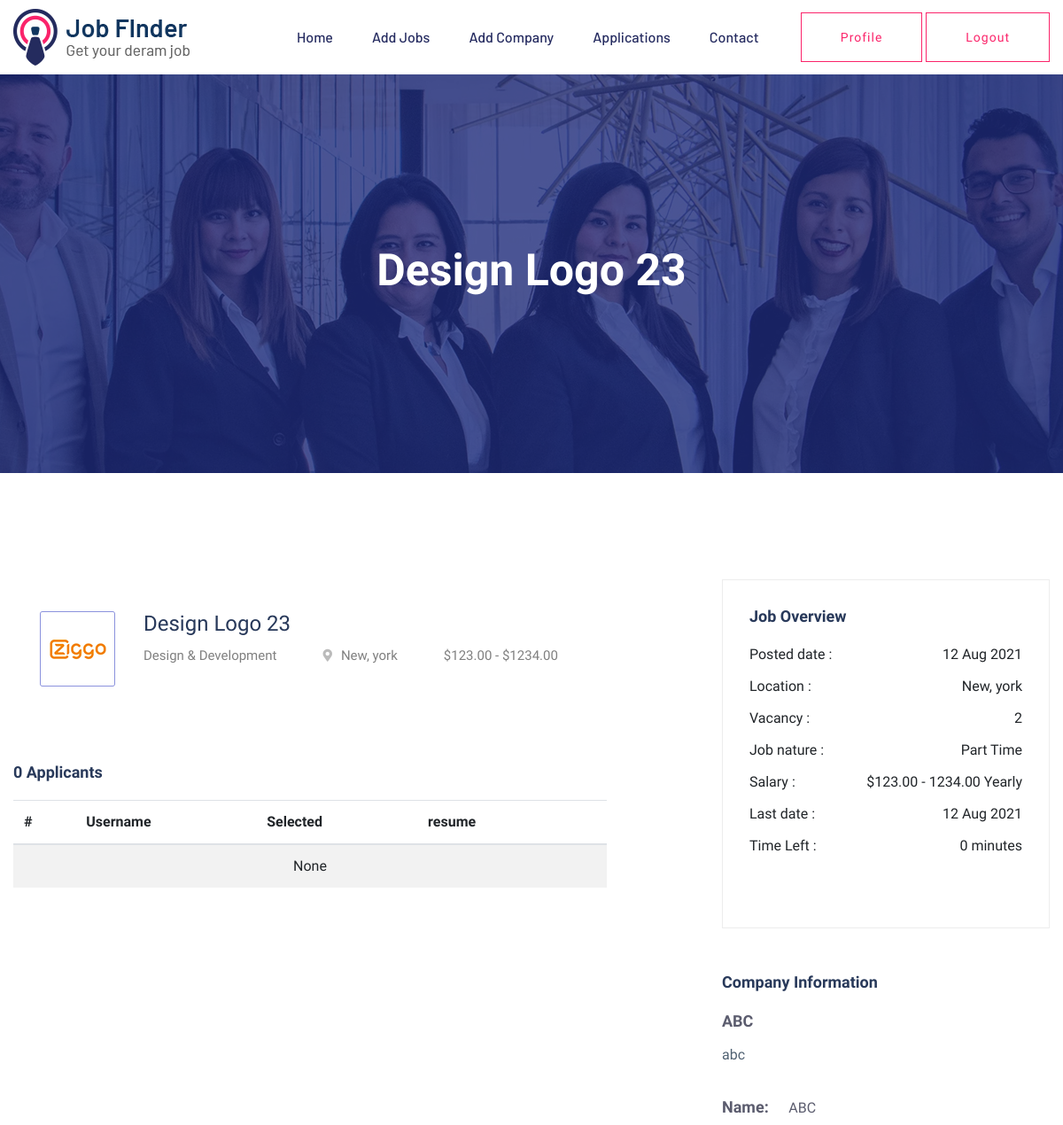
The page /application-detail/design-logo-23/ (signed in, upper part) on the database as committed earlier.
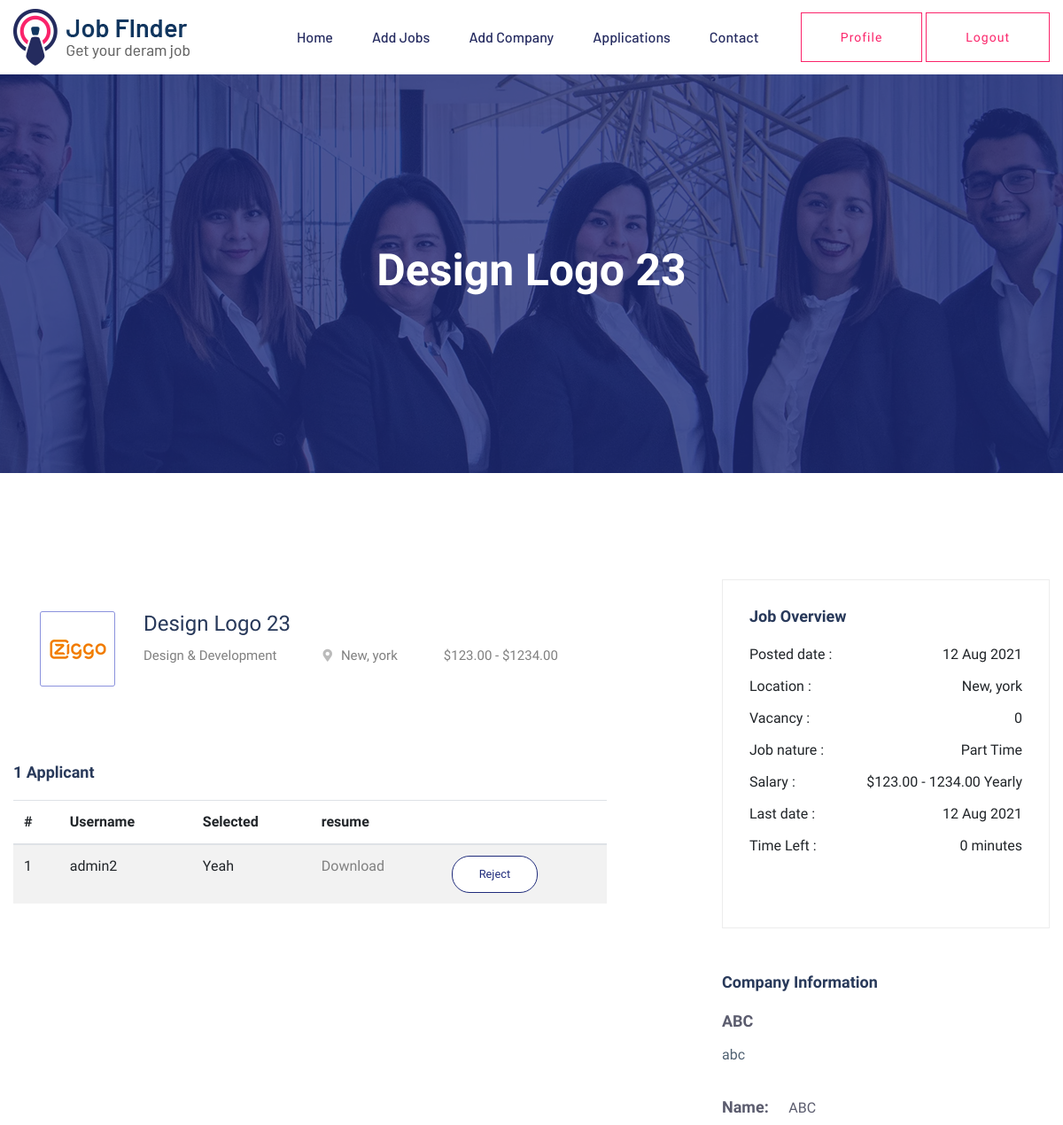
The same page on the database as committed later.
### job/models.py (models this page shows, shortened)
class Job(models.Model):
    job_name = models.CharField(max_length=200)
    slug = models.SlugField(unique=True)
    description = models.TextField()
    image = models.ImageField(upload_to='job', null=True, blank=True)
    category = models.ForeignKey(Category, on_delete=models.CASCADE, related_name='jobs')
    company = models.ForeignKey(Company, on_delete=models.CASCADE, related_name='jobs')
    location = models.CharField(max_length=200)
    vacancy = models.IntegerField(default=1)
    job_time = models.CharField(choices=JOB_TIME, max_length=10)
    salary_type = models.CharField(choices=SALARY_TYPE, max_length=10)
    max_salary = models.DecimalField(decimal_places=2, max_digits=6)
    min_salary = models.DecimalField(decimal_places=2, max_digits=6)
    last_date = models.DateField(default=timezone.now())
    posted_date = models.DateField(auto_now_add=True)
    class Meta:
        ordering = ['-posted_date']

class Category(models.Model):
    category_name = models.CharField(max_length=200, unique=True)
    slug = models.SlugField(unique=True)
    logo = models.CharField(max_length=50, default='tour')
    created_at = models.DateField(auto_now_add=True)

class Company(models.Model):
    profile = models.ForeignKey(Profile, on_delete=models.CASCADE)
    company_name = models.CharField(max_length=200)
    description = models.TextField()
    web = models.URLField(null=True, blank=True)
    email = models.EmailField()

class Application(models.Model):
    job = models.ForeignKey(Job, on_delete=models.CASCADE, related_name='applications')
    profile = models.ForeignKey(Profile, on_delete=models.CASCADE)
    selected = models.BooleanField(default=False)
    apply_date = models.DateField(auto_now_add=True)

### user/models.py (models this page shows, shortened)
class Profile(models.Model):
    user = models.OneToOneField(User, related_name='profile', on_delete=models.CASCADE)
    profile_image = models.ImageField(upload_to='users', null=True, blank=True)
    is_company = models.BooleanField(default=False)
    address = models.TextField( null=True, blank=True)
    about = models.TextField( null=True, blank=True)
    resume = models.FileField(upload_to='resume', null=True, blank=True)

### job/decorators.py (the view)
    def inner(*args, **kwargs):
        request = args[0]
        if request.user.is_authenticated:
            if not request.user.profile.is_company:
                return redirect('job:home')
        return func(*args, **kwargs)

### job/views.py (called while the page is built)
@login_required
@allow_company
def application_detail(request, slug):
    job = Job.objects.filter(slug=slug).first()
    applications = job.applications.all()
    context = {
        'job': job,
        'applications': applications,
    }
    return render(request, 'job/application_details.html', context)

### job/templates/job/application_details.html (shortened to what this page needs)
{% extends 'base.html' %}
{% load static %}
{% block content %}
    <main>
        <div class="slider-area ">
        <div class="single-slider section-overly slider-height2 d-flex align-items-center" data-background="{% static 'img/hero/about.jpg'%}">
            <div class="container">
                <div class="row">
                    <div class="col-xl-12">
                        <div class="hero-cap text-center">
                            <h2>{{ job.job_name|title }}</h2>
                        </div>
                    </div>
                </div>
            </div>
        </div>
        </div>
        <div class="job-post-company pt-120 pb-120">
            <div class="container">
                <div class="row justify-content-between">
                    <div class="col-xl-7 col-lg-8">
                        <div class="single-job-items mb-50">
                            <div class="job-items">
                                <div class="company-img">
                                    <a href="{% url 'job:post-detail' job.slug %}"><img src="{% static 'img/icon/job-list1.png'%}" alt=""></a>
                                </div>
                                <div class="job-tittle job-tittle2">
                                    <a href="{% url 'job:post-detail' job.slug %}">
                                        <h4>{{ job.job_name|title }}</h4>
                                    </a>
                                    <ul>
                                        <li>{{ job.category.category_name|title }}</li>
                                        <li><i class="fas fa-map-marker-alt"></i>{{ job.location }}</li>
                                        <li>${{ job.min_salary}} - ${{ job.max_salary }}</li>
                                    </ul>
                                </div>
                            </div>
                        </div>
                        <div class="job-post-details">
                            <div class="post-details1 mb-50">
                                <div class="small-section-tittle">
                                    <h4>{{ applications|length }} Applicant{{ applications|pluralize }} </h4>
                                </div>
                                <div class="">
                                    <table class="table table-striped">
                                        <thead>
                                            <tr>
                                                <th scope="col">#</th>
                                                <th scope="col">Username</th>
                                                <th scope="col">Selected</th>
                                                <th scope="col">resume</th>
                                                <th scope="col"></th>
                                            </tr>
                                        </thead>
                                        <tbody>
                                            {% for application in applications %}
                                            <tr>
                                                <td>{{ forloop.counter }}</td>
                                                <td>{{ application.profile.user.username }}</td>
                                                <td>{{ application.selected|yesno:"Yeah,No,maybe" }}</td>
                                                <td><a href="{{ application.profile.resume.url }}">Download</a></td>
                                                <td><a href="{% url 'job:select-candidate' job.slug application.id %}" class="genric-btn primary-border circle">
                                                    {% if application.selected %}
                                                        Reject
                                                    {% else %}
                                                        Select
                                                    {% endif %}
                                                </a></td>
                                            </tr>
                                            {% empty %}
                                            <tr>
                                                <td colspan="7" class="text-center">None</td>
                                            </tr>
                                            {% endfor %}
                                        </tbody>
                                    </table>
                                </div>
                            </div>
                        </div>
                    </div>
                    <div class="col-xl-4 col-lg-4">
                        <div class="post-details3  mb-50">
                           <div class="small-section-tittle">
                               <h4>Job Overview</h4>
                           </div>
                          <ul>
                              <li>Posted date : <span>{{ job.posted_date|date:'d M Y'}}</span></li>
                              <li>Location : <span>{{ job.location }}</span></li>
                              <li>Vacancy : <span>{{ job.vacancy }}</span></li>
                              <li>Job nature : <span>{{ job.job_time }}</span></li>
                              <li>Salary :  <span>${{ job.min_salary }} - {{ job.max_salary }} {{ job.salary_type|title }}</span></li>
                              <li>Last date : <span>{{ job.last_date|date:'d M Y'}}</span></li>
                              <li>Time Left : <span>{{ job.posted_date|timesince:job.last_date }}</span></li>
                          </ul>
                        </div>
                        <div class="post-details4  mb-50">
                           <div class="small-section-tittle">
                               <h4>Company Information</h4>
                           </div>
                              <span>{{ job.company.company_name }}</span>
                              <p>
                                {{ job.company.description }}
                              </p>
                            <ul>
                                <li>Name: <span>{{ job.company.company_name }} </span></li>
                            </ul>
                       </div>
                    </div>
                </div>
            </div>
        </div>
    </main>
{% endblock content %}

### templates/base.html (shortened to what this page needs)
{% load static %}
<!doctype html>
<html class="no-js" lang="zxx">
<head>
    <link rel="stylesheet" href="{% static 'css/bootstrap.min.css'%}">
    <link rel="stylesheet" href="{% static 'css/owl.carousel.min.css'%}">
    <link rel="stylesheet" href="{% static 'css/flaticon.css'%}">
    <link rel="stylesheet" href="{% static 'css/price_rangs.css'%}">
    <link rel="stylesheet" href="{% static 'css/slicknav.css'%}">
    <link rel="stylesheet" href="{% static 'css/animate.min.css'%}">
    <link rel="stylesheet" href="{% static 'css/magnific-popup.css'%}">
    <link rel="stylesheet" href="{% static 'css/fontawesome-all.min.css'%}">
    <link rel="stylesheet" href="{% static 'css/themify-icons.css'%}">
    <link rel="stylesheet" href="{% static 'css/slick.css'%}">
    <link rel="stylesheet" href="{% static 'css/nice-select.css'%}">
    <link rel="stylesheet" href="{% static 'css/style.css'%}">
</head>
<body>
    <header>
        <div class="header-area header-transparrent">
            <div class="headder-top header-sticky">
                <div class="container">
                    <div class="row align-items-center">
                        <div class="col-lg-3 col-md-2">
                            <div class="logo">
                                <a href="{% url 'job:home'  %}"><img src="{% static 'img/logo/logo.png'%}" alt=""></a>
                            </div>
                        </div>
                        <div class="col-lg-9 col-md-9">
                            <div class="menu-wrapper">
                                <div class="main-menu">
                                    {% if request.user.profile.is_company %}
                                    <nav class="d-none d-lg-block">
                                        <ul id="navigation">
                                            <li><a href="{% url 'job:home'  %}">Home</a></li>
                                            <li><a href="{% url 'job:add-job' %}">Add Jobs </a></li>
                                            <li><a href="{% url 'job:add-company' %}">Add Company </a></li>
                                            <li><a href="{% url 'job:company-detail' %}">Applications </a></li>
                                            <li><a href="{% url 'contact' %}">Contact</a></li>
                                        </ul>
                                    </nav>
                                    {% endif %}
                                </div>
                                <div class="header-btn d-none f-right d-lg-block">
                                    {% if request.user.is_authenticated %}
                                    <a href="{% url 'user:profile' %}" class="btn head-btn2">Profile</a>
                                    <a href="{% url 'user:logout' %}" class="btn head-btn2">Logout</a>
                                    {% else %}
                                    <a href="{% url 'user:register' %}" class="btn head-btn1">Register</a>
                                    <a href="{% url 'user:login' %}" class="btn head-btn2">Login</a>
                                    {% endif %}
                                </div>
                            </div>
                        </div>
                        <div class="col-12">
                        </div>
                    </div>
                </div>
            </div>
        </div>
    </header>
    {% block content %}{% endblock content %}
</body>
</html>

Rows that differ between the two databases and show on the page:
changed Job "Design Logo 23": vacancy "2" → "0"
added Application: profile.user.username "admin2", selected "Yeah", shows "Reject"
Other text that changed with them:
{{ applications|length }}: "0" → "1"
text no longer shown: "None"
